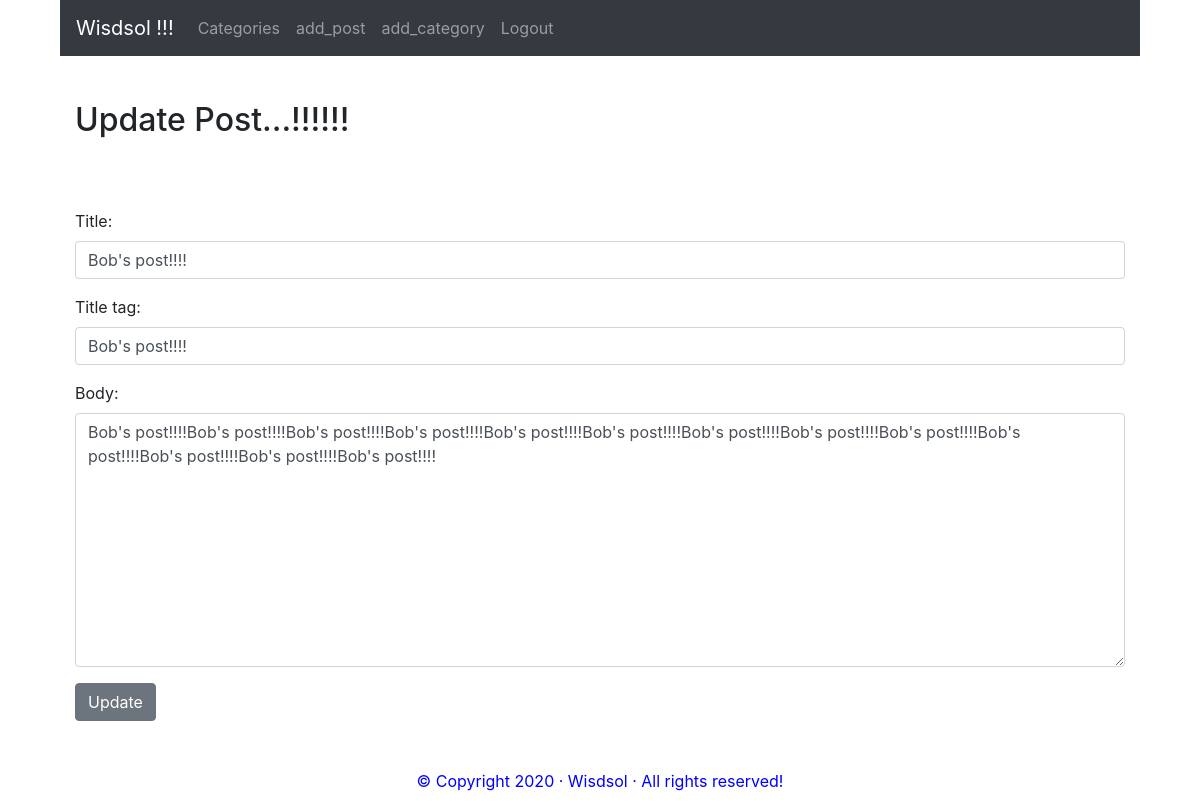
/article_detail/edit/13 (signed in), run on the app's committed database.
### blog/models.py (models this page shows, shortened)
class Post(models.Model):
    title = models.CharField(max_length=255)
    title_tag = models.CharField(max_length=255)
    author = models.ForeignKey(User,on_delete=models.CASCADE)
    body=RichTextField(blank=True, null=True)
    post_date = models.DateField(auto_now_add=True)
    category = models.CharField(max_length=255,default='category')
    likes = models.ManyToManyField(User, related_name='blog_posts')

### blog/views.py (the view)
# urls.py: path('article_detail/edit/<int:pk>',UpdatePostView.as_view(),name='update_post'),
class UpdatePostView(UpdateView):
	model=Post
	form_class=EditForm
	template_name='update_post.html'

### blog/forms.py
class EditForm(forms.ModelForm):
    class Meta:
        model=Post
        fields=('title','title_tag','body')
        widgets={
            'title':forms.TextInput(attrs={'class':'form-control'}),
            'title_tag':forms.TextInput(attrs={'class':'form-control'}),
            'body':forms.Textarea(attrs={'class':'form-control'}),
        }

### blog/templates/update_post.html (shortened to what this page needs)
{% extends 'base.html' %}
 {% block content%}
<h1>Update Post...!!!!!!</h1>
<br/><br/>
{%if user.is_authenticated %}
	{% if user.id == post.author.id %}
	    <div class="form-group">
	        <form method="POST">
	            {{form.as_p}}
	            <button class="btn btn-secondary">Update</button>
	    </div>
    {% else %}
    	You're not allowed here! (and you know it...)
    {%endif%}
{% else %}
You're not allowed here! (and you know it...)
{% endif %}
 {% endblock  %}

### static/css/styles.css (style rules this page uses)
* { box-sizing: border-box; }

### data on the page
Post: title "Bob's post!!!!", title_tag "Bob's post!!!!", body "Bob's post!!!!Bob's post!!!!Bob's post!!!!Bob's post!!!!Bob's post!!!!Bob's post!!!!Bob's post!!!!Bob's post!!!!Bob's post!!!!Bob's post!!!!Bob's post!!!!Bob's post!!!!Bob's post!!!!"
